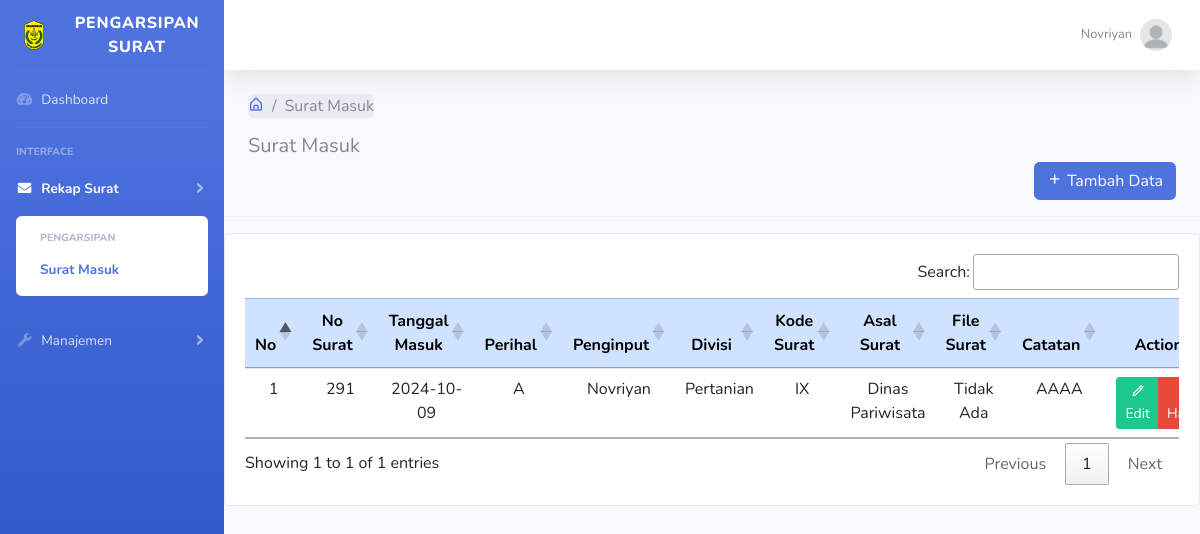
Page /admin/surat_masuk.php (signed in) on the earlier database version.
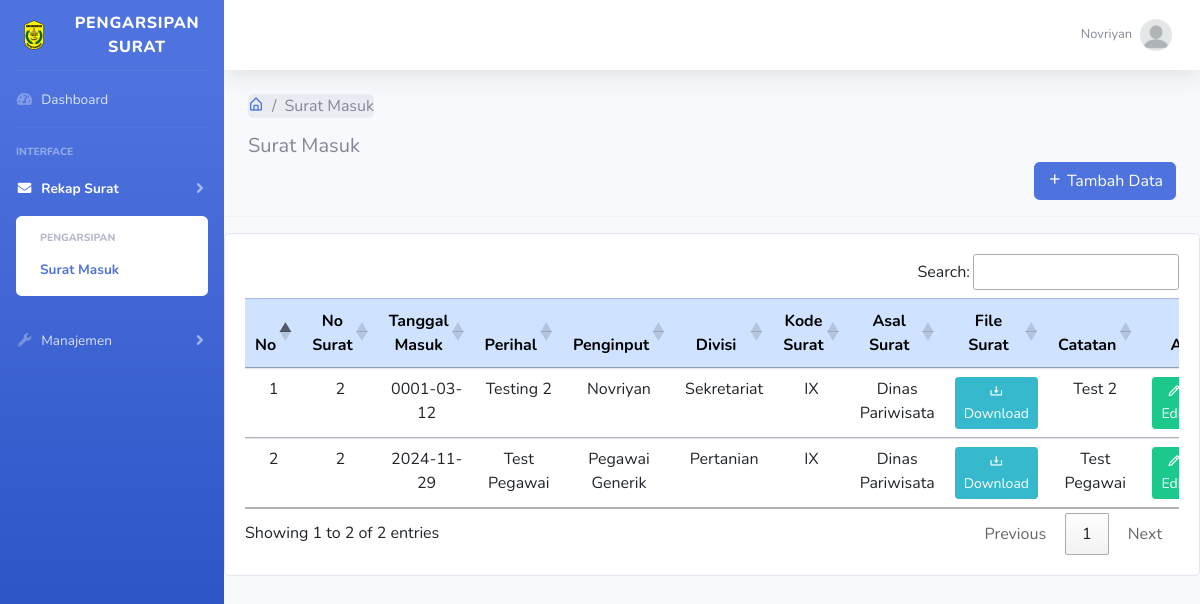
Same page on the later database version.
### tables this page shows
CREATE TABLE `user` (
  `id_user` int(3) NOT NULL,
  `nm_user` varchar(100) NOT NULL,
  `username` varchar(70) NOT NULL,
  `password` varchar(50) NOT NULL,
  `role` enum('pegawai','admin') NOT NULL
);

CREATE TABLE `surat_masuk` (
  `id_surat` int(11) NOT NULL,
  `no_surat` varchar(50) NOT NULL,
  `tanggal_masuk` date NOT NULL,
  `perihal` varchar(500) NOT NULL,
  `file_surat` varchar(500) DEFAULT NULL,
  `id_user` int(11) NOT NULL,
  `id_divisi` int(11) NOT NULL,
  `id_kode_surat` int(11) NOT NULL,
  `id_asal_surat` int(11) NOT NULL,
  `catatan` varchar(300) DEFAULT NULL
);

CREATE TABLE `divisi` (
  `id_divisi` int(11) NOT NULL,
  `nama_divisi` varchar(50) NOT NULL
);

CREATE TABLE `kode_surat` (
  `id_kode_surat` int(11) NOT NULL,
  `kode_surat` varchar(50) NOT NULL,
  `keterangan` varchar(50) NOT NULL
);

CREATE TABLE `asal_surat` (
  `id_asal_surat` int(11) NOT NULL,
  `nama_instansi` varchar(200) NOT NULL,
  `alamat_instansi` varchar(200) NOT NULL,
  `no_telpon_instansi` varchar(30) NOT NULL,
  `email_instansi` varchar(100) NOT NULL
);

### admin/surat_masuk.php (the view, shortened to what this page needs)
<?php
include "../koneksi.php";
$result_surat_masuk = mysqli_query($conn, "SELECT * FROM surat_masuk");
?>
<!DOCTYPE html>
<html lang="en">
<head>
    <link href="https://cdn.jsdelivr.net/npm/bootstrap@5.3.0-alpha1/dist/css/bootstrap.min.css" rel="stylesheet">
    <link href="https://cdn.jsdelivr.net/npm/boxicons@2.1.4/css/boxicons.min.css" rel="stylesheet">
    <link href="../vendor/fontawesome-free/css/all.min.css" rel="stylesheet" type="text/css">
    <link href="../css/sb-admin-2.min.css" rel="stylesheet">
</head>
<body id="page-top">
    <div id="wrapper">
        <?php include 'sidebar.php'; ?>
        <div id="content-wrapper" class="d-flex flex-column">
            <div id="content">
                <nav class="navbar navbar-expand navbar-light bg-white topbar mb-4 static-top shadow">
                    <ul class="navbar-nav ml-auto">
                <?php include "header.php" ?>
                <div class="container-fluid">
                    <div class="page-breadcrumb d-none d-sm-flex align-items-center mb-3">
                    <div>
                        <nav aria-label="breadcrumb">
                            <ol class="breadcrumb mb-0 p-0">
                                <li class="breadcrumb-item"><a href="index.php"><i class="bx bx-home-alt"></i></a></li>
                                <li class="breadcrumb-item active" aria-current="page">Surat Masuk</li>
                            </ol>
                        </nav>
                    </div>
                </div>
                    <div class="d-flex align-items-center">
                    <div>
                        <h5 class="mb-1">Surat Masuk</h5>
                    </div>
                    </div>
                    <div class="row">
                        <div class="col text-end">
                            <a href="surat_masuk_tambah.php" class="btn btn-primary">
                                <i class="bx bx-plus"></i> Tambah Data
                            </a>
                        </div>
                    </div>
                </div>
                <hr>
                    <div class="card">
                    <div class="card-body">
                    <div class="table-responsive">
                            <table id="example2" class="table table-hover">
                                <thead class="table-primary">
                                    <tr>
                                        <th>No</th>
                                        <th>No Surat</th>
                                        <th>Tanggal Masuk</th>
                                        <th>Perihal</th>
                                        <th>Penginput</th>
                                        <th>Divisi</th>
                                        <th>Kode Surat</th>
                                        <th>Asal Surat</th>
                                        <th>File Surat</th>
                                        <th>Catatan</th>
                                        <th>Action</th>
                                    </tr>
                                </thead>
                                <tbody>
                                <?php
                                    $no = 1;
                                    while($row_surat_masuk = mysqli_fetch_assoc($result_surat_masuk)) {
                                        $divisi_query = mysqli_query($conn, "SELECT nama_divisi FROM divisi WHERE id_divisi = '".$row_surat_masuk['id_divisi']."'");
                                        $divisi_row = mysqli_fetch_assoc($divisi_query);
                                        $nama_divisi = $divisi_row ? $divisi_row['nama_divisi'] : 'Tidak Ditemukan';
                                        $kode_surat_query = mysqli_query($conn, "SELECT kode_surat FROM kode_surat WHERE id_kode_surat = '".$row_surat_masuk['id_kode_surat']."'");
                                        $kode_surat_row = mysqli_fetch_assoc($kode_surat_query);
                                        $kode_surat = $kode_surat_row ? $kode_surat_row['kode_surat'] : 'Tidak Ditemukan';
                                        $asal_surat_query = mysqli_query($conn, "SELECT nama_instansi FROM asal_surat WHERE id_asal_surat = '".$row_surat_masuk['id_asal_surat']."'");
                                        $asal_surat_row = mysqli_fetch_assoc($asal_surat_query);
                                        $nama_instansi = $asal_surat_row ? $asal_surat_row['nama_instansi'] : 'Tidak Ditemukan';
                                        $nm_user_query = mysqli_query($conn, "SELECT nm_user FROM user WHERE id_user = '".$row_surat_masuk['id_user']."'");
                                        $id_user_row = mysqli_fetch_assoc($nm_user_query);
                                        $nm_user = $id_user_row ? $id_user_row['nm_user'] : 'Tidak Ditemukan';
                                ?>
                                <tr>
                                    <td><?php echo $no++; ?></td>
                                    <td><?php echo $row_surat_masuk["no_surat"]?></td>
                                    <td><?php echo $row_surat_masuk["tanggal_masuk"]?></td>
                                    <td><?php echo $row_surat_masuk["perihal"]?></td>
                                    <td><?php echo $nm_user?></td>
                                    <td><?php echo $nama_divisi?></td>
                                    <td><?php echo $kode_surat?></td>
                                    <td><?php echo $nama_instansi?></td>
                                    <td>
                                        <?php if ($row_surat_masuk["file_surat"]) : ?>
                                            <a href="<?php echo $row_surat_masuk['file_surat']; ?>" class="btn btn-sm btn-info" target="_blank">
                                                <i class="bx bx-download"></i>Download</a>
                                        <?php else : ?>
                                            Tidak Ada
                                        <?php endif; ?>
                                    </td>
                                    <td><?php echo $row_surat_masuk["catatan"]?></td>
                                    <td>
                                      <div class="btn-group" role="group" aria-label="Basic example">
                                           <a href="surat_masuk_edit.php?id=<?php echo $row_surat_masuk["id_surat"]?>" class="btn btn-sm btn-success"><i class="bx bx-pencil"></i> Edit</a>
                                           <a href="surat_masuk_hapus.php?id=<?php echo $row_surat_masuk["id_surat"]?>" class="btn btn-sm btn-danger" onClick="return confirm('Apakah anda yakin ingin menghapus data ini...?')"><i class="bx bx-trash"></i> Hapus</a>
                                         </div>
                                      </td>
                                    </tr>
                                <?php } ?>
                            </tbody>
                        </table>
            </div>
        </div>
    <link rel="stylesheet" href="https://cdn.datatables.net/1.13.6/css/jquery.dataTables.min.css">
    <link rel="stylesheet" href="https://cdn.datatables.net/buttons/2.4.1/css/buttons.dataTables.min.css">
    <link rel="stylesheet" href="https://cdn.datatables.net/fixedheader/3.3.3/css/fixedHeader.dataTables.min.css">
    </body>
</html>

### admin/sidebar.php (shortened to what this page needs)
<?php
$current_page = basename($_SERVER['PHP_SELF']);
?>
<ul class="navbar-nav bg-gradient-primary sidebar sidebar-dark accordion" id="accordionSidebar">
    <a class="sidebar-brand d-flex align-items-center justify-content-center" href="index.php">
        <div class="sidebar-brand-icon">
            <img src="../img/Kayuh_Baimbai.png" alt="Logo" style="width: 50px; height: auto;">
        </div>
        <div class="sidebar-brand-text mx-3">Pengarsipan Surat</div>
    </a>
    <hr class="sidebar-divider my-0">
    <li class="nav-item <?php echo ($current_page == 'index.php') ? 'active' : ''; ?>">
        <a class="nav-link" href="index.php">
            <i class="fas fa-fw fa-tachometer-alt"></i>
            <span>Dashboard</span>
        </a>
    </li>
    <hr class="sidebar-divider">
    <div class="sidebar-heading">
        Interface
    </div>
    <li class="nav-item <?php echo ($current_page == 'surat_masuk.php' || $current_page == 'log_surat.php') ? 'active' : ''; ?>">
        <a class="nav-link collapsed" href="#" data-toggle="collapse" data-target="#collapseTwo"
            aria-expanded="<?php echo ($current_page == 'surat_masuk.php' || $current_page == 'log_surat.php') ? 'true' : 'false'; ?>"
            aria-controls="collapseTwo">
            <i class="fas fa-fw fa-envelope"></i>
            <span>Rekap Surat</span>
        </a>
        <div id="collapseTwo" class="collapse <?php echo ($current_page == 'surat_masuk.php' || $current_page == 'log_surat.php') ? 'show' : ''; ?>"
             aria-labelledby="headingTwo" data-parent="#accordionSidebar">
            <div class="bg-white py-2 collapse-inner rounded">
                <h6 class="collapse-header">Pengarsipan</h6>
                <a class="collapse-item <?php echo ($current_page == 'surat_masuk.php') ? 'active' : ''; ?>" href="surat_masuk.php">Surat Masuk</a>
            </div>
        </div>
    </li>
    <li class="nav-item <?php echo ($current_page == 'user.php' || $current_page == 'divisi.php') ? 'active' : ''; ?>">
        <a class="nav-link collapsed" href="#" data-toggle="collapse" data-target="#collapseUtilities"
            aria-expanded="<?php echo ($current_page == 'user.php' || $current_page == 'divisi.php') ? 'true' : 'false'; ?>"
            aria-controls="collapseUtilities">
            <i class="fas fa-fw fa-wrench"></i>
            <span>Manajemen</span>
        </a>
    </li>
</ul>

### admin/header.php (shortened to what this page needs)
<?php
include "../koneksi.php";
$id_user = $_SESSION['id_user'];
$query = "SELECT nm_user FROM user WHERE id_user = ?";
$stmt = $conn->prepare($query);
$stmt->bind_param("i", $id_user);
$stmt->execute();
$stmt->bind_result($nm_user);
?>
                            <li class="nav-item dropdown no-arrow">
                                <a class="nav-link dropdown-toggle" href="#" id="userDropdown" role="button"
                                    data-toggle="dropdown" aria-haspopup="true" aria-expanded="false">
                                    <span class="mr-2 d-none d-lg-inline text-gray-600 small"><?php echo htmlspecialchars($nm_user); ?>
                                    </span>
                                    <img class="img-profile rounded-circle"
                                        src="../img/profil.jpg">
                                </a>
                       </li>
                   </ul>
               </nav>

Differences in the rows shown:
removed surat_masuk: no_surat "291", tanggal_masuk "2024-10-09", perihal "A", id_user.nm_user "Novriyan", id_divisi.nama_divisi "Pertanian", id_kode_surat.kode_surat "IX", id_asal_surat.nama_instansi "Dinas Pariwisata", shows "Tidak Ada", catatan "AAAA"
added surat_masuk: no_surat "2", tanggal_masuk "0001-03-12", perihal "Testing 2", id_user.nm_user "Novriyan", id_divisi.nama_divisi "Sekretariat", id_kode_surat.kode_surat "IX", id_asal_surat.nama_instansi "Dinas Pariwisata", catatan "Test 2"
added surat_masuk: no_surat "2", tanggal_masuk "2024-11-29", perihal "Test Pegawai", id_user.nm_user "Pegawai Generik", id_divisi.nama_divisi "Pertanian", id_kode_surat.kode_surat "IX", id_asal_surat.nama_instansi "Dinas Pariwisata", catatan "Test Pegawai"
Other differences:
text written by a page script: "Search: Showing 1 to 1 of 1 entries Previous 1 Next" → "Search: Showing 1 to 2 of 2 entries Previous 1 Next"
